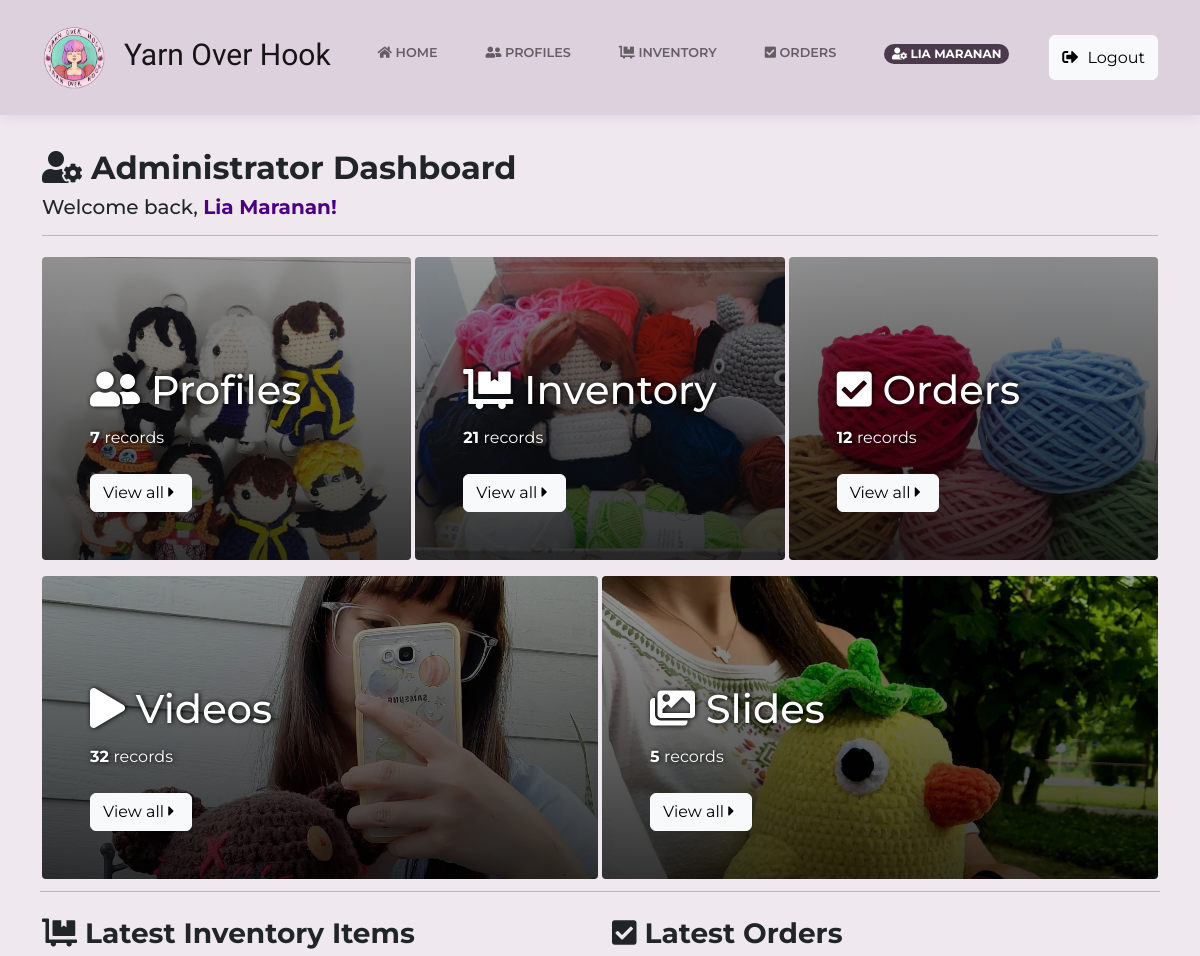
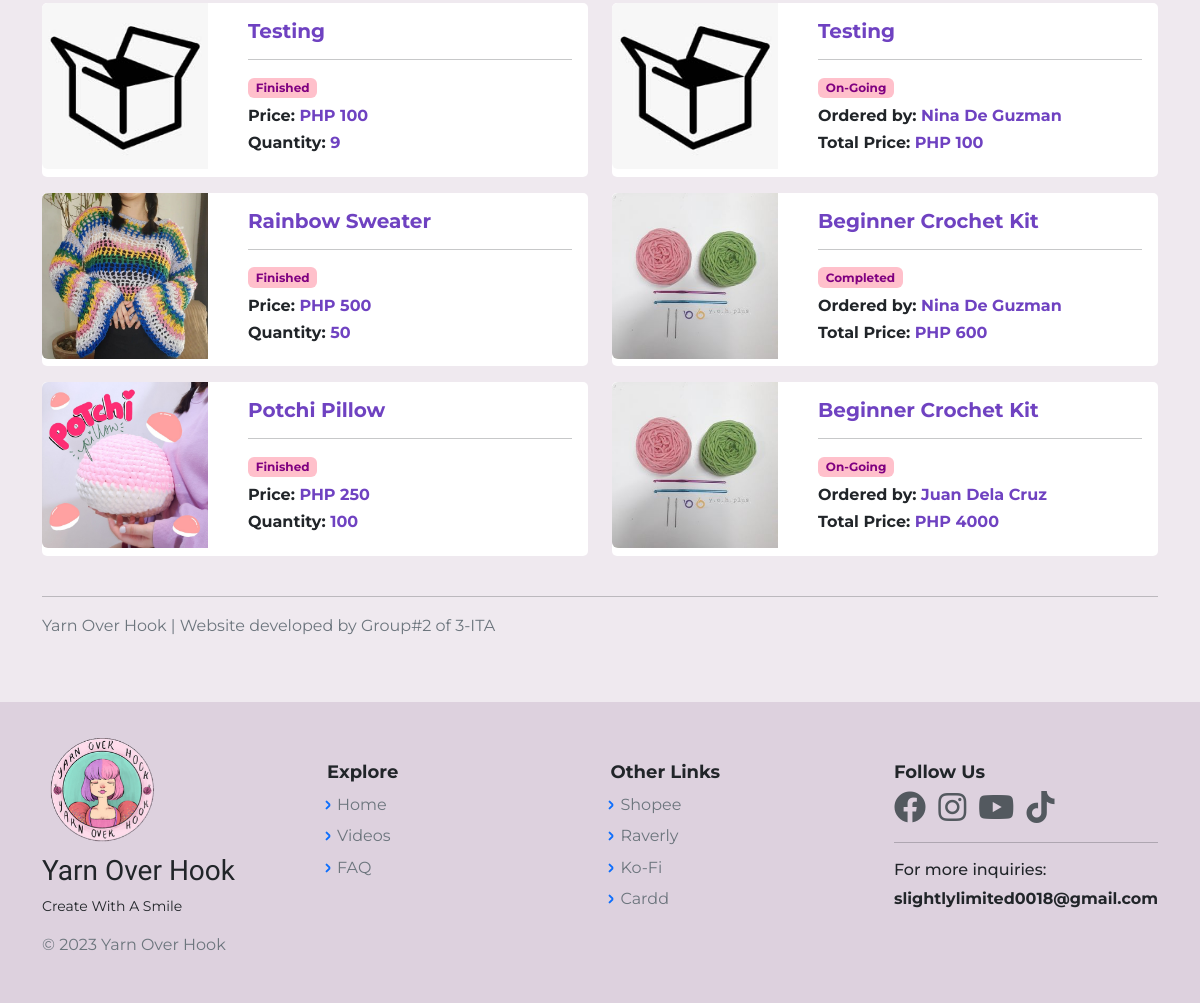
The page / (signed in) on the database as committed earlier (2 pictures, top to bottom).
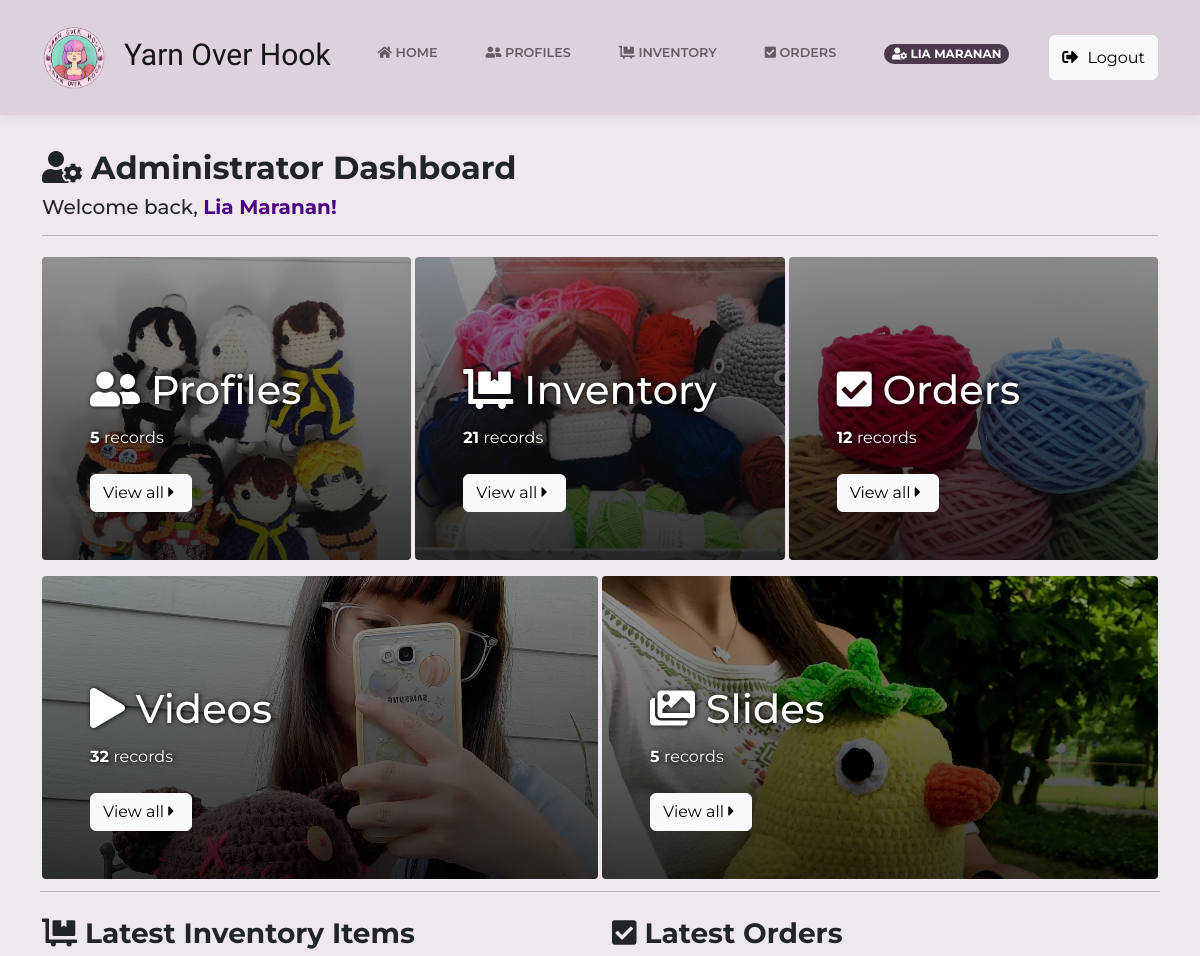
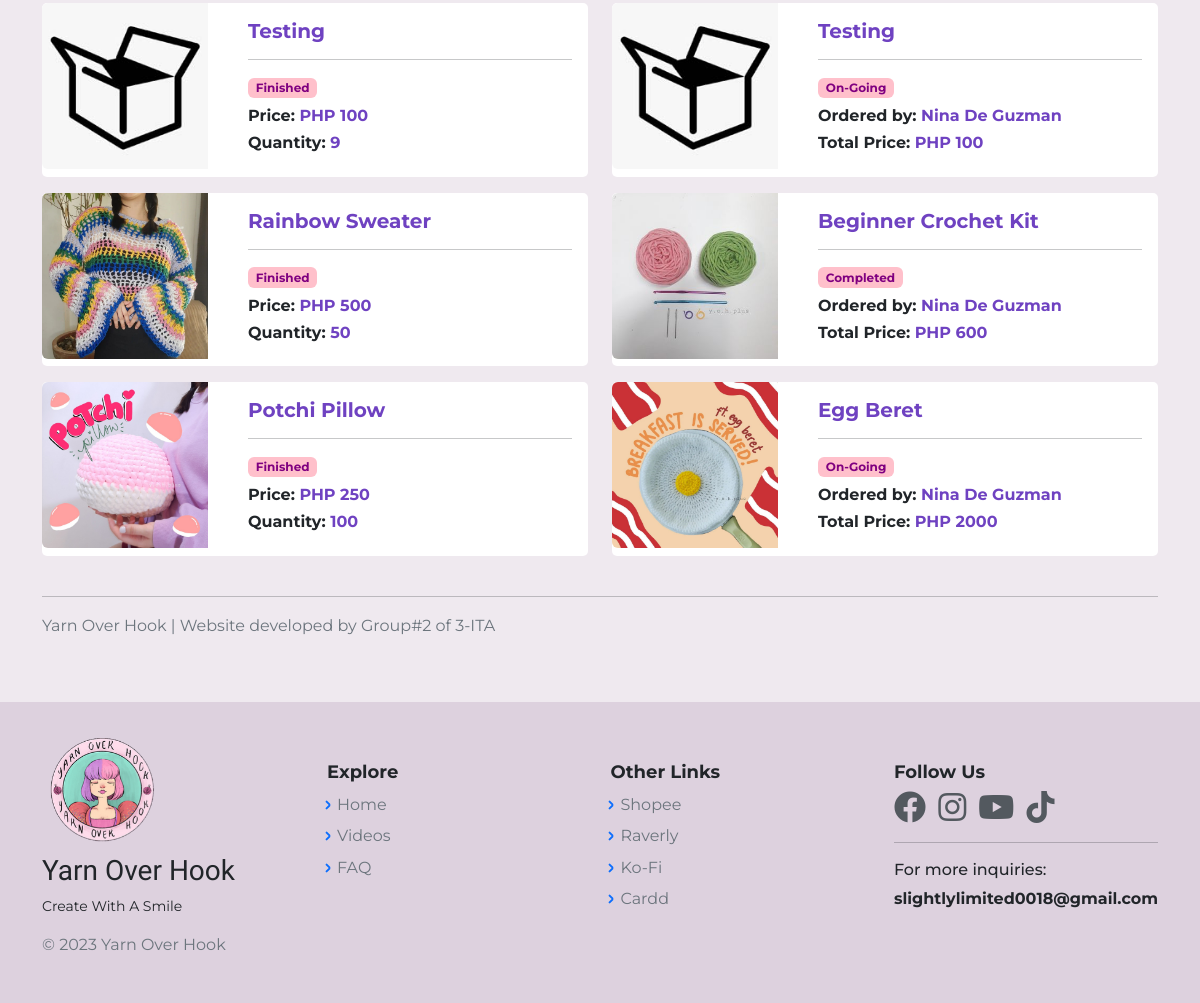
The same page on the database as committed later (2 pictures, top to bottom).
### tables this page shows
CREATE TABLE `inventory_db` (
  `id` bigint(20) NOT NULL,
  `ItemID` bigint(20) NOT NULL,
  `ItemName` varchar(100) NOT NULL,
  `ItemImg` varchar(255) NOT NULL,
  `ItemDesc` text NOT NULL,
  `ItemType` varchar(255) NOT NULL,
  `TypeID` int(11) NOT NULL,
  `ItemPrice` int(12) NOT NULL,
  `ItemQty` int(12) NOT NULL,
  `created_at` timestamp NOT NULL DEFAULT current_timestamp() ON UPDATE current_timestamp()
);

CREATE TABLE `orders_db` (
  `OrderID` bigint(20) NOT NULL,
  `ItemID` bigint(20) NOT NULL,
  `c_id` bigint(12) NOT NULL,
  `cust_status` int(11) NOT NULL DEFAULT 1,
  `OrderQty` int(11) NOT NULL,
  `OrderType` varchar(255) NOT NULL,
  `TypeID` int(11) NOT NULL,
  `OrderDate` timestamp NOT NULL DEFAULT current_timestamp() ON UPDATE current_timestamp(),
  `OrderTotal` int(12) NOT NULL,
  `proof_img` varchar(255) NOT NULL,
  `p_mode` varchar(255) NOT NULL,
  `tracking_no` varchar(255) NOT NULL,
  `courier_id` varchar(255) NOT NULL,
  `pay_status` varchar(255) NOT NULL
);

CREATE TABLE `cust_profile` (
  `id` bigint(20) NOT NULL,
  `c_id` bigint(12) NOT NULL,
  `c_name` varchar(60) NOT NULL,
  `c_label` varchar(255) NOT NULL,
  `region` varchar(60) NOT NULL,
  `city` varchar(60) NOT NULL,
  `street` varchar(60) NOT NULL,
  `barangay` varchar(60) NOT NULL,
  `phone_no` varchar(20) NOT NULL,
  `zip_code` int(12) NOT NULL,
  `unit_no` int(11) NOT NULL,
  `date` timestamp NOT NULL DEFAULT current_timestamp() ON UPDATE current_timestamp(),
  `address` varchar(150) NOT NULL,
  `login_id` bigint(12) NOT NULL,
  `unique_id` int(5) NOT NULL DEFAULT 1,
  `cust_status` int(1) NOT NULL DEFAULT 0
);

### index.php (called while the page is built)
<?php
	require 'HomePage.php';
?>

### views/admin_dashboard.php (the view, shortened to what the changed rows need)
<?php
    $profile_count = "SELECT COUNT(*) FROM cust_profile WHERE cust_status='1'";
    $result_prof = mysqli_query($con, $profile_count);
    $profiles = mysqli_fetch_array($result_prof)[0];
    $inventory_count = "SELECT COUNT(*) FROM inventory_db";
    $result_inv = mysqli_query($con, $inventory_count);
    $inventory = mysqli_fetch_array($result_inv)[0];
    $order_count = "SELECT COUNT(*) FROM orders_db";
    $result_order = mysqli_query($con, $order_count);
    $orders = mysqli_fetch_array($result_order)[0];
    $video_count = "SELECT COUNT(*) FROM videos";
    $result_vid = mysqli_query($con, $video_count);
    $videos = mysqli_fetch_array($result_vid)[0];
    $slide_count = "SELECT COUNT(*) FROM slides";
    $result_slide = mysqli_query($con, $slide_count);
    $slides = mysqli_fetch_array($result_slide)[0];
    $item_inv = "SELECT * FROM inventory_db ORDER BY ItemID DESC LIMIT 3";
	$result_inv2 = mysqli_query($con, $item_inv);
	$latest_inv = mysqli_fetch_all($result_inv2, MYSQLI_ASSOC);
    $item_order = "SELECT * FROM orders_db INNER JOIN inventory_db
    ON orders_db.ItemID = inventory_db.ItemID INNER JOIN cust_profile
    ON orders_db.c_id = cust_profile.c_id
    WHERE cust_profile.cust_status = '1' ORDER BY OrderID DESC LIMIT 3";
	$result_order2 = mysqli_query($con, $item_order);
	$latest_order = mysqli_fetch_all($result_order2, MYSQLI_ASSOC);
?>
<div class="container my-5">
    <div class="admin-welcome mt-3">
        <h2><strong> <i class="fas fa-user-cog"></i> Administrator Dashboard </strong></h2>
        <h5> Welcome back, <span style="color:indigo; font-weight:bold;"><?php echo $_SESSION['cust_name']; ?>!</h5><hr>
    </div>
    <div class="row justify-content-center g-1">
        <div class="col-md-4 my-2">
            <div class="h-100 p-5 text-white bg-dark rounded-1 yoh-card-ins" style="background-image: linear-gradient(to bottom, rgba(0,0,0,0.4) 0%,rgba(0,0,0,0.8) 100%), url('assets/img/dashboard/profiles.jpg');">
                <h1 class="pt-5 my-3 lh-1" style="text-shadow: #000 1px 0 5px;"><i class="fas fa-user-friends"></i> Profiles </h1>
                <p style="text-shadow: #000 1px 0 5px;"><strong> <?php echo $profiles ?> </strong> records</p>
                <a class="btn btn-light mt-2" href="CustomerProfileListAdmin.php" role="button">View all <i class="fas fa-caret-right"></i></a>
            </div>
        </div>
        <div class="col-md-4 my-2">
            <div class="h-100 p-5 text-white bg-dark rounded-1 yoh-card-ins" style="background-image: linear-gradient(to bottom, rgba(0,0,0,0.4) 0%,rgba(0,0,0,0.8) 100%), url('assets/img/dashboard/inventory.jpg');">
                <h1 class="pt-5 my-3 lh-1" style="text-shadow: #000 1px 0 5px;"><i class="fas fa-dolly-flatbed"></i> Inventory </h1>
                <p style="text-shadow: #000 1px 0 5px;"><strong> <?php echo $inventory ?> </strong>records</p>
                <a class="btn btn-light mt-2" href="Inventory.php" role="button">View all <i class="fas fa-caret-right"></i></a>
            </div>
        </div>
        <div class="col-md-4 my-2">
            <div class="h-100 p-5 text-white bg-dark rounded-1 yoh-card-ins" style="background-image: linear-gradient(to bottom, rgba(0,0,0,0.4) 0%,rgba(0,0,0,0.8) 100%), url('assets/img/dashboard/orders.jpg');">
                <h1 class="pt-5 my-3 lh-1" style="text-shadow: #000 1px 0 5px;"><i class="fas fa-check-square"></i> Orders </h1>
                <p style="text-shadow: #000 1px 0 5px;"><strong> <?php echo $orders ?> </strong> records</p>
                <a class="btn btn-light mt-2" href="OrdersAdminView.php" role="button">View all <i class="fas fa-caret-right"></i></a>
            </div>
        </div>
        <div class="col-md-6 my-2">
            <div class="h-100 p-5 text-white bg-dark rounded-1 yoh-card-ins" style="background-image: linear-gradient(to bottom, rgba(0,0,0,0.4) 0%,rgba(0,0,0,0.8) 100%), url('assets/img/dashboard/videos.jpg');">
                <h1 class="pt-5 my-3 lh-1" style="text-shadow: #000 1px 0 5px;"><i class="fas fa-play"></i> Videos </h1>
                <p style="text-shadow: #000 1px 0 5px;"><strong> <?php echo $videos ?> </strong> records</p>
                <a class="btn btn-light mt-2" href="VideosAdmin.php" role="button">View all <i class="fas fa-caret-right"></i></a>
            </div>
        </div>
        <div class="col-md-6 my-2">
            <div class="h-100 p-5 text-white bg-dark rounded-1 yoh-card-ins" style="background-image: linear-gradient(to bottom, rgba(0,0,0,0.4) 0%,rgba(0,0,0,0.8) 100%), url('assets/img/dashboard/slides.jpg');">
                <h1 class="pt-5 my-3 lh-1" style="text-shadow: #000 1px 0 5px;"><i class="fas fa-images"></i> Slides </h1>
                <p style="text-shadow: #000 1px 0 5px;"><strong> <?php echo $slides ?> </strong> records</p>
                <a class="btn btn-light mt-2" href="SlidesAdmin.php" role="button">View all <i class="fas fa-caret-right"></i></a>
            </div>
        </div><hr>
    </div>
    <div class="row justify-content-center">
        <div class="col-md-6 my-2">
            <h3><strong> <i class="fas fa-dolly-flatbed"></i> Latest Inventory Items </strong></h3>
            <?php foreach($latest_inv as $inv): ?>
            <div class="card">
                <div class="row">
                    <div class="col-md-4 col-4">
                        <a style="color:rgb(111,66,193);" href="InventoryItem.php?id=<?php echo $inv['ItemID']; ?>">
                            <div class="card-seg-thumbnail">
                                <img src="<?php echo $inv['ItemImg']; ?>" class="img-fluid rounded-start" title="<?php echo $inv['ItemName']; ?>" alt="<?php echo $inv['ItemName']; ?>">
                            </div>
                        </a>
                    </div>
                    <div class="col-md-8 col-8">
                        <div class="card-body">
                            <a style="color:rgb(111,66,193);font-weight:bold;text-decoration:none;" href="InventoryItem.php?id=<?php echo $inv['ItemID']; ?>"><h5 style="font-weight:bold;"><?php echo $inv['ItemName']; ?></h5></a><hr>
                            <h6 style="font-weight:bold;"><span class="badge" style="background-color:pink; border-color: pink; color:purple;"><?php echo $inv['ItemType']; ?></span></h6>
                            <h6 style="font-weight:bold;">Price:  <span style="color:rgb(111,66,193);"> PHP <?php echo $inv['ItemPrice']; ?></h6>
                            <h6 style="font-weight:bold;">Quantity: <span style="color:rgb(111,66,193);"><?php echo $inv['ItemQty']; ?></h6>
                        </div>
                    </div>
                </div>
            </div>
            <?php endforeach; ?>
        </div>
        <div class="col-md-6 my-2">
            <h3><strong> <i class="fas fa-check-square"></i> Latest Orders </strong></h3>
            <?php foreach($latest_order as $order): ?>
            <div class="card">
                <div class="row">
                    <div class="col-md-4 col-4">
                        <a style="color:rgb(111,66,193);font-weight:bold;text-decoration:none;" href="OrderPageAdmin.php?id=<?php echo $order['OrderID']; ?>">
                            <div class="card-seg-thumbnail">
                                <img src="<?php echo $order['ItemImg']; ?>" class="img-fluid rounded-start" title="<?php echo $order['ItemName']; ?>" alt="<?php echo $order['ItemName']; ?>">
                            </div>
                        </a>
                    </div>
                    <div class="col-md-8 col-8">
                        <div class="card-body">
                            <a style="color:rgb(111,66,193);font-weight:bold;text-decoration:none;" href="OrderPageAdmin.php?id=<?php echo $order['OrderID']; ?>"><h5 style="font-weight:bold;"><?php echo $order['ItemName']; ?></h5></a><hr>
                            <h6 style="font-weight:bold;"><span class="badge" style="background-color:pink; border-color: pink; color:purple;"><?php echo $order['OrderType']; ?></span></h6>
                            <h6 style="font-weight:bold;">Ordered by: <span style="color:rgb(111,66,193);"><?php echo $order['c_name']; ?></h6>
                            <h6 style="font-weight:bold;">Total Price:  <span style="color:rgb(111,66,193);"> PHP <?php echo $order['OrderTotal']; ?></h6>
                        </div>
                    </div>
                </div>
            </div>
            <?php endforeach; ?>
        </div>
    </div><hr>
    <p class="text-muted"> Yarn Over Hook | Website developed by Group#2 of 3-ITA </p>
</div>

Rows that differ between the two databases and show on the page:
no longer on this page (row unchanged): orders_db: inventory_db.ItemImg (picture), inventory_db.ItemName "Beginner Crochet Kit", OrderType "On-Going", cust_profile.c_name "Juan Dela Cruz", OrderTotal "4000"
now on this page (row edited): orders_db: inventory_db.ItemImg (picture), inventory_db.ItemName "Egg Beret", OrderType "On-Going", cust_profile.c_name "Nina De Guzman", OrderTotal "2000"
Other text that changed with them:
$profiles: "7" → "5"
